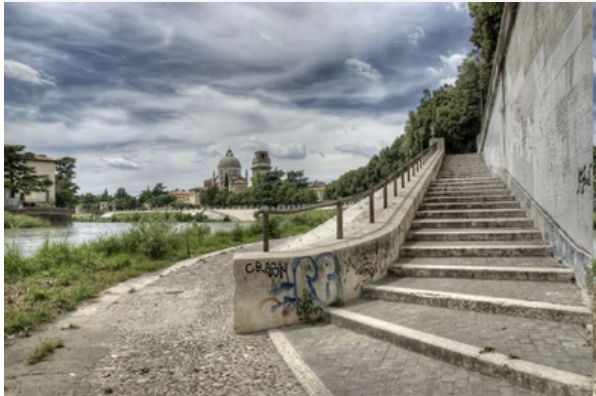
#> input picture left.png, 596 x 396 px, found by its file name
$ jupyter execute bonus.ipynb
#> lines starting #> are read from the running program, lines starting #| are printed output that depends on the picture; long printed decimals are rounded
[cell 1]
import cv2
import numpy as np
import matplotlib.pyplot as plt
from mpl_toolkits.mplot3d import Axes3D

# -------------------------------
# 1. Load images and grayscale
# -------------------------------
img1 = cv2.imread("/Users/sharo2/Labs/sift_lab/left.png")
#> img1 is the input picture: shape (396, 596, 3); mean B, G, R 135, 141.8, 141.1
img2 = cv2.imread("/Users/sharo2/Labs/sift_lab/right.png")
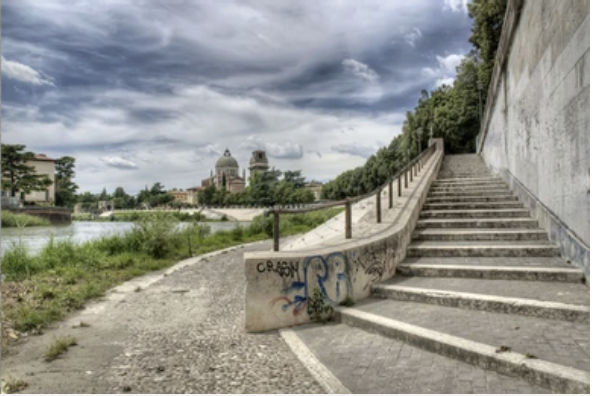
#> input picture right.png, 594 x 396 px, found by its file name
#> img2 is the input picture: shape (396, 594, 3); mean B, G, R 140, 146.1, 145.3

if img1 is None or img2 is None:
    raise FileNotFoundError("Cannot load images. Check paths!")

gray1 = cv2.cvtColor(img1, cv2.COLOR_BGR2GRAY)
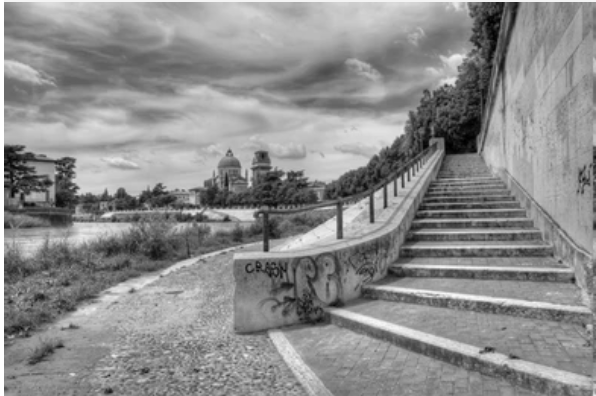
#> gray1: shape (396, 596); min 0, max 255, mean 140.8
gray2 = cv2.cvtColor(img2, cv2.COLOR_BGR2GRAY)
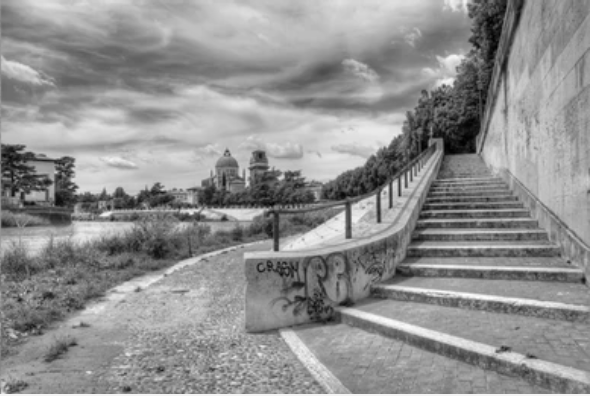
#> gray2: shape (396, 594); min 0, max 255, mean 145.2

# -------------------------------
# 2. SIFT keypoints and descriptors
# -------------------------------
sift = cv2.SIFT_create()
kp1, des1 = sift.detectAndCompute(gray1, None)
#> kp1 = 2522 keypoints; strongest (x, y, size): (6, 226, 4.3), (8, 150, 6.8), (245, 216, 13.2), (266, 249, 4.2)
kp2, des2 = sift.detectAndCompute(gray2, None)
#> kp2 = 2574 keypoints; strongest (x, y, size): (191, 212, 4.5), (276, 248, 4), (245, 215, 13.8), (589, 192, 2.2)

# Visualize keypoints
img_kp1 = cv2.drawKeypoints(img1, kp1, None)
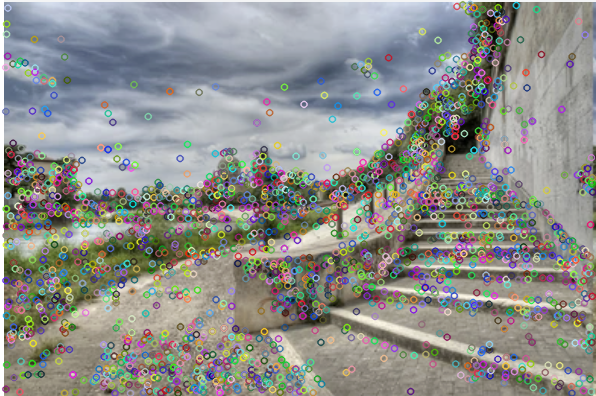
#> img_kp1: shape (396, 596, 3); mean B, G, R 139.4, 143.4, 142.2
img_kp2 = cv2.drawKeypoints(img2, kp2, None)
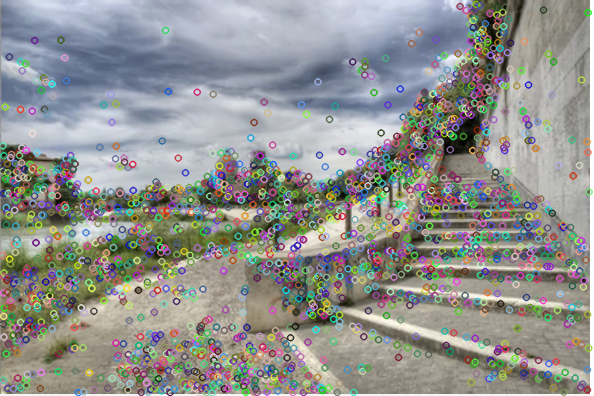
#> img_kp2: shape (396, 594, 3); mean B, G, R 143.6, 146.8, 145.4

plt.figure(figsize=(12,6))
plt.subplot(1,2,1)
plt.imshow(cv2.cvtColor(img_kp1, cv2.COLOR_BGR2RGB))
plt.title("Keypoints Image 1")
plt.axis('off')

plt.subplot(1,2,2)
plt.imshow(cv2.cvtColor(img_kp2, cv2.COLOR_BGR2RGB))
plt.title("Keypoints Image 2")
plt.axis('off')
plt.show()
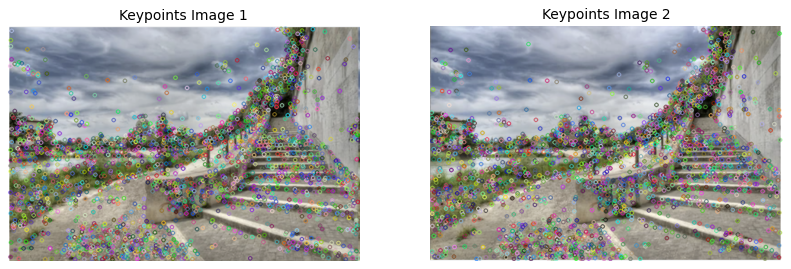
#> figure drawn by matplotlib, 2 panels

# -------------------------------
# 3. Feature Matching (FLANN)
# -------------------------------
FLANN_INDEX_KDTREE = 1
index_params = dict(algorithm=FLANN_INDEX_KDTREE, trees=5)
search_params = dict(checks=50)
flann = cv2.FlannBasedMatcher(index_params, search_params)
matches_knn = flann.knnMatch(des1, des2, k=2)
#> matches_knn = 2522 matches
good_matches = [m for m,n in matches_knn if m.distance < 0.7*n.distance]
#> good_matches = 1295 matches

# Draw matches
img_matches = cv2.drawMatches(img1, kp1, img2, kp2, good_matches[:50], None,
                              flags=cv2.DrawMatchesFlags_NOT_DRAW_SINGLE_POINTS)
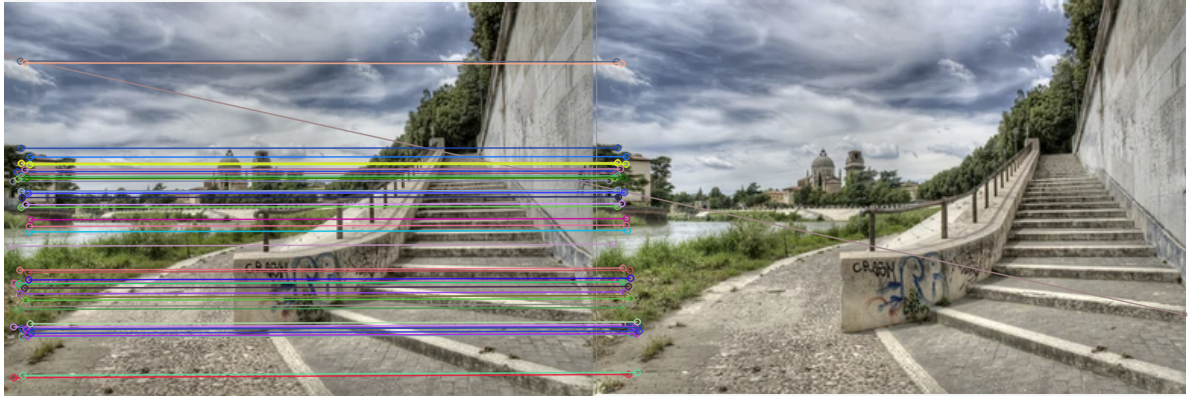
#> img_matches: shape (396, 1190, 3); mean B, G, R 139.5, 142.8, 142.4
plt.figure(figsize=(12,6))
plt.imshow(cv2.cvtColor(img_matches, cv2.COLOR_BGR2RGB))
plt.title("FLANN Matches (Top 50)")
plt.axis('off')
plt.show()

# -------------------------------
# 4. Fundamental Matrix + RANSAC
# -------------------------------
pts1 = np.float32([kp1[m.queryIdx].pt for m in good_matches])
#> pts1 = 1295 pairs, first value 7.18 to 568.5, second value 12.61 to 387.2
pts2 = np.float32([kp2[m.trainIdx].pt for m in good_matches])
#> pts2 = 1295 pairs, first value 12.77 to 587.2, second value 13.05 to 385.7
F, mask = cv2.findFundamentalMat(pts1, pts2, cv2.FM_RANSAC, ransacReprojThreshold=1.0)
#> F = [[-1.04e-06, -0.000507, 0.0674], [0.000516, 3.83e-05, 0.325], [-0.0691, -0.336, 1]]; mask = 1295 values, max 1 at index 2, min 0 at index 0, mean 0.947
inlier_matches = [good_matches[i] for i in range(len(good_matches)) if mask[i]]
#> inlier_matches = 1226 matches

# Draw inlier matches
img_inliers = cv2.drawMatches(img1, kp1, img2, kp2, inlier_matches, None,
                              flags=cv2.DrawMatchesFlags_NOT_DRAW_SINGLE_POINTS)
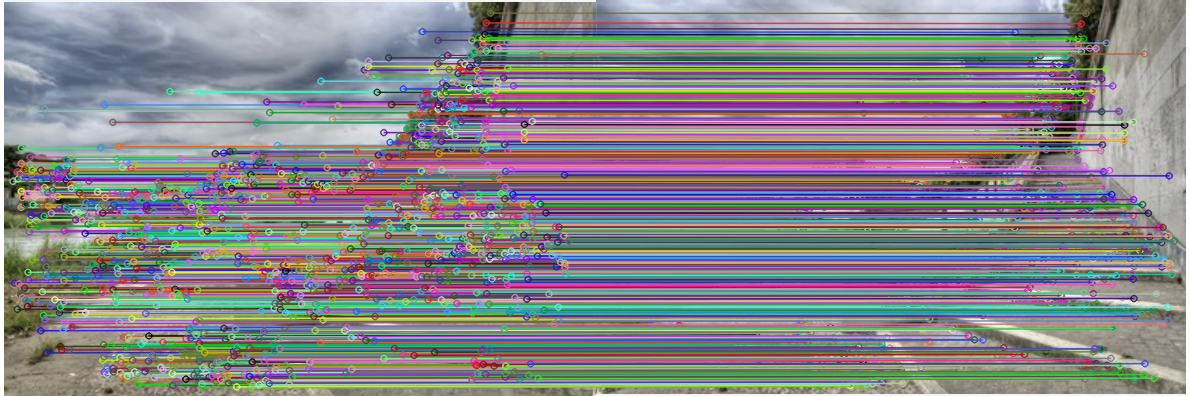
#> img_inliers: shape (396, 1190, 3); mean B, G, R 138, 133.5, 134.2
plt.figure(figsize=(12,6))
plt.imshow(cv2.cvtColor(img_inliers, cv2.COLOR_BGR2RGB))
plt.title(f"Inlier Matches ({len(inlier_matches)} matches)")
plt.axis('off')
plt.show()

print("Fundamental Matrix F:\n", F)
#| Fundamental Matrix F:
#|  [[-1.03676810e-06 -5.06937896e-04  6.74353045e-02]
#|  [ 5.16335015e-04  3.83137905e-05  3.24535014e-01]
#|  [-6.90596890e-02 -3.35700479e-01  1.00000000e+00]]

# -------------------------------
# 5. Essential Matrix & Camera Pose
# -------------------------------
f, cx, cy = 800, img1.shape[1]//2, img1.shape[0]//2
#> f = 800; cx = 298; cy = 198
K = np.array([[f, 0, cx],
              [0, f, cy],
              [0, 0, 1]])
E = K.T @ F @ K
#> E = [[-0.664, -324.4, -26.6], [330.5, 24.52, 388.8], [26.29, -383.3, 0.27]]

pts1_inliers = np.float32([kp1[m.queryIdx].pt for i, m in enumerate(good_matches) if mask[i]])
#> pts1_inliers = 1226 pairs, first value 12.42 to 568.5, second value 12.61 to 387.2
pts2_inliers = np.float32([kp2[m.trainIdx].pt for i, m in enumerate(good_matches) if mask[i]])
#> pts2_inliers = 1226 pairs, first value 12.77 to 577.7, second value 13.05 to 385.7

_, R, t, _ = cv2.recoverPose(E, pts1_inliers, pts2_inliers, K)
#> R = [[1, 0.0147, -0.00604], [-0.0148, 1, -0.0191], [0.00576, 0.0191, 1]]; t = [0.764, 0.0527, -0.643]
print("Rotation Matrix R:\n", R)
#| Rotation Matrix R:
#|  [[ 0.9999  0.01472 -0.006043]
#|  [-0.01484  0.9997 -0.01906]
#|  [ 0.005761  0.01915  0.9998]]
print("Translation Vector t:\n", t)
#| Translation Vector t:
#|  [[ 0.7639]
#|  [ 0.05271]
#|  [-0.6432]]

# -------------------------------
# 6. Triangulation
# -------------------------------
P1 = K @ np.hstack((np.eye(3), np.zeros((3,1))))
P2 = K @ np.hstack((R, t))
#> P2 = [[801.6, 17.49, 293.1, 419.5], [-10.73, 803.6, 182.7, -85.18], [0.00576, 0.0191, 1, -0.643]]

points_4d_hom = cv2.triangulatePoints(P1, P2, pts1_inliers.T, pts2_inliers.T)
points_3d = points_4d_hom[:3] / points_4d_hom[3]

# -------------------------------
# 7. 3D Visualization Colored by Depth
# -------------------------------
x, y, z = points_3d[0], points_3d[1], points_3d[2]
#> x = 1226 values, max 74.51 at index 1139, min -54.84 at index 157, mean 2.43; y = 1226 values, max 30.87 at index 890, min -66.6 at index 854, mean -0.694; z = 1226 values, max 632.3 at index 570, min 24.68 at index 246, mean 90.85
fig = plt.figure(figsize=(10,8))
ax = fig.add_subplot(111, projection='3d')
sc = ax.scatter(x, y, z, c=z, cmap='viridis', s=1)
ax.set_xlabel('X'); ax.set_ylabel('Y'); ax.set_zlabel('Z')
ax.set_title('3D Reconstruction Colored by Depth')
plt.colorbar(sc, label='Depth (Z-value)')
plt.show()
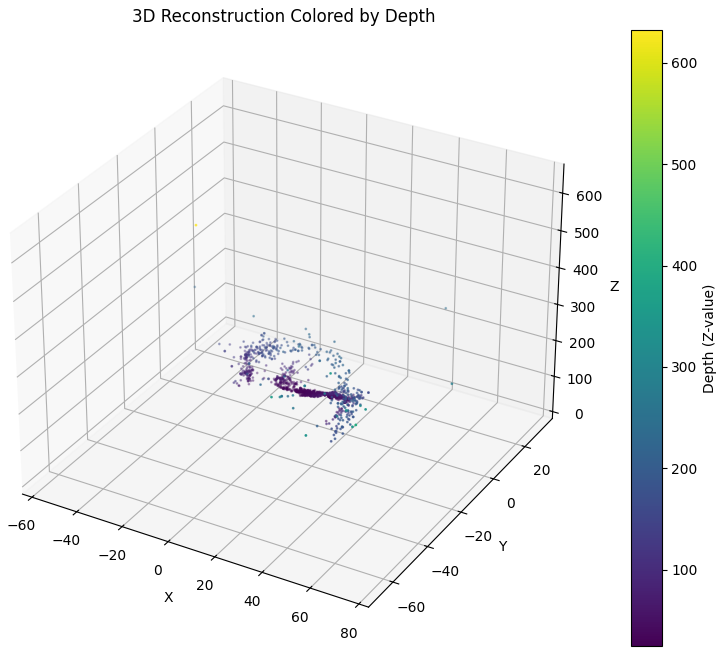
#> figure drawn by matplotlib, 2 panels
